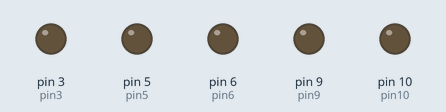
Recording of a sketch running on a simulated Arduino Uno, built with avr-gcc and run on an emulated ATmega328P. On the bench: output pins drawn as LEDs (lit = HIGH).

Above: at 0.05 s.
At 2.5 s:
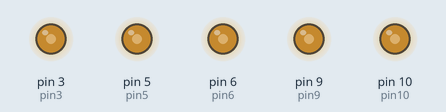
At 5.0 s:
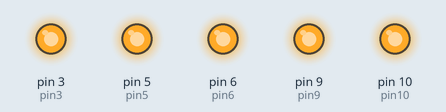
At 7.5 s:
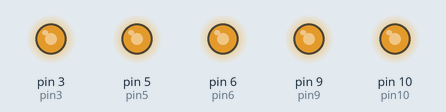
At 10.0 s:
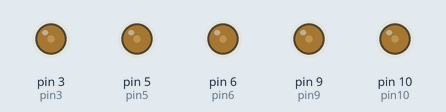
Timing chart, 0 to 13.0 s (numbered marks = the images above):
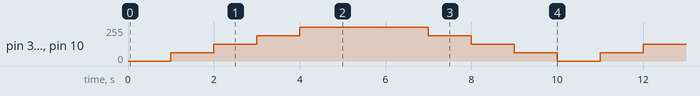

The sketch:

saida_pwm_2_c_const.ino
```cpp
const int pin3 = 3; //constante para os pinos, essas constantes n mudam
const int pin5 = 5;
const int pin6 = 6;
const int pin9 = 9;
const int pin10 = 10;

int tempo = 1000; //variavel de tempo

void setup() {

pinMode(pin3,OUTPUT);
pinMode(pin5,OUTPUT);
pinMode(pin6,OUTPUT);
pinMode(pin9,OUTPUT);
pinMode(pin10,OUTPUT);

}

void loop() {

  analogWrite(pin3,0); //primeiro o pino depois o valor
  analogWrite(pin5,0);
  analogWrite(pin6,0);
  analogWrite(pin9,0);
  analogWrite(pin10,0);
  delay(tempo);
  analogWrite(pin3,63.75);
  analogWrite(pin5,63.75);
  analogWrite(pin6,63.75);
  analogWrite(pin9,63.75);
  analogWrite(pin10,63.75);
  delay(tempo);
  analogWrite(pin3,127.5);
  analogWrite(pin5,127.5);
  analogWrite(pin6,127.5);
  analogWrite(pin9,127.5);
  analogWrite(pin10,127.5);
  delay(tempo);
  analogWrite(pin3,191.25);
  analogWrite(pin5,191.25);
  analogWrite(pin6,191.25);
  analogWrite(pin9,191.25);
  analogWrite(pin10,191.25);
  delay(tempo);
  analogWrite(pin3,255);
  analogWrite(pin5,255);
  analogWrite(pin6,255);
  analogWrite(pin9,255);
  analogWrite(pin10,255);

  delay(2000);

  analogWrite(pin3,255);
  analogWrite(pin5,255);
  analogWrite(pin6,255);
  analogWrite(pin9,255);
  analogWrite(pin10,255);
  delay(tempo);
  analogWrite(pin3,191.25);
  analogWrite(pin5,191.25);
  analogWrite(pin6,191.25);
  analogWrite(pin9,191.25);
  analogWrite(pin10,191.25);
  delay(tempo);
  analogWrite(pin3,127.5);
  analogWrite(pin5,127.5);
  analogWrite(pin6,127.5);
  analogWrite(pin9,127.5);
  analogWrite(pin10,127.5);
  delay(tempo);
  analogWrite(pin3,63.75);
  analogWrite(pin5,63.75);
  analogWrite(pin6,63.75);
  analogWrite(pin9,63.75);
  analogWrite(pin10,63.75);
  delay(tempo);
  analogWrite(pin3,0);
  analogWrite(pin5,0);
  analogWrite(pin6,0);
  analogWrite(pin9,0);
  analogWrite(pin10,0);
}
```

Measured:
- by itself, pin 3 (pin3), pin 5 (pin5), pin 6 (pin6), pin 9 (pin9), pin 10 (pin10): repeats every 10.0 s: 127/255 1.0 s, 191/255 1.0 s, 255/255 3.0 s, 191/255 1.0 s, 127/255 1.0 s, 63/255 1.0 s, 0/255 1.0 s, 63/255 1.0 s
